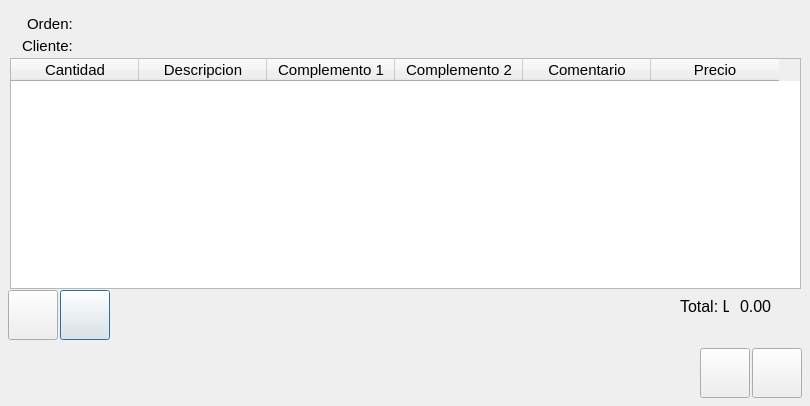
<?xml version="1.0" encoding="UTF-8"?>
<ui version="4.0">
 <class>OrdenProductos</class>
 <widget class="QDialog" name="OrdenProductos">
  <property name="geometry">
   <rect>
    <x>0</x>
    <y>0</y>
    <width>810</width>
    <height>406</height>
   </rect>
  </property>
  <property name="windowTitle">
   <string>Resumen de Orden</string>
  </property>
  <widget class="QLabel" name="label_orden">
   <property name="geometry">
    <rect>
     <x>82</x>
     <y>14</y>
     <width>110</width>
     <height>20</height>
    </rect>
   </property>
   <property name="font">
    <font>
     <pointsize>11</pointsize>
    </font>
   </property>
   <property name="text">
    <string/>
   </property>
  </widget>
  <widget class="QLabel" name="label_cliente">
   <property name="geometry">
    <rect>
     <x>82</x>
     <y>36</y>
     <width>110</width>
     <height>20</height>
    </rect>
   </property>
   <property name="font">
    <font>
     <pointsize>11</pointsize>
    </font>
   </property>
   <property name="text">
    <string/>
   </property>
  </widget>
  <widget class="QPushButton" name="butt_eliminar">
   <property name="geometry">
    <rect>
     <x>60</x>
     <y>290</y>
     <width>50</width>
     <height>50</height>
    </rect>
   </property>
   <property name="font">
    <font>
     <pointsize>9</pointsize>
    </font>
   </property>
   <property name="styleSheet">
    <string notr="true">color: rgb(0, 0, 0);</string>
   </property>
   <property name="text">
    <string/>
   </property>
   <property name="iconSize">
    <size>
     <width>40</width>
     <height>40</height>
    </size>
   </property>
  </widget>
  <widget class="QLabel" name="label_5">
   <property name="geometry">
    <rect>
     <x>680</x>
     <y>298</y>
     <width>49</width>
     <height>16</height>
    </rect>
   </property>
   <property name="font">
    <font>
     <pointsize>12</pointsize>
    </font>
   </property>
   <property name="text">
    <string>Total: L</string>
   </property>
  </widget>
  <widget class="QLabel" name="label_total">
   <property name="geometry">
    <rect>
     <x>740</x>
     <y>298</y>
     <width>61</width>
     <height>16</height>
    </rect>
   </property>
   <property name="font">
    <font>
     <pointsize>12</pointsize>
    </font>
   </property>
   <property name="text">
    <string>0.00</string>
   </property>
  </widget>
  <widget class="QLabel" name="label_11">
   <property name="geometry">
    <rect>
     <x>27</x>
     <y>14</y>
     <width>51</width>
     <height>20</height>
    </rect>
   </property>
   <property name="font">
    <font>
     <pointsize>11</pointsize>
    </font>
   </property>
   <property name="text">
    <string>Orden:</string>
   </property>
  </widget>
  <widget class="QLabel" name="label_12">
   <property name="geometry">
    <rect>
     <x>22</x>
     <y>36</y>
     <width>51</width>
     <height>20</height>
    </rect>
   </property>
   <property name="font">
    <font>
     <pointsize>11</pointsize>
    </font>
   </property>
   <property name="text">
    <string>Cliente:</string>
   </property>
  </widget>
  <widget class="QPushButton" name="butt_send">
   <property name="geometry">
    <rect>
     <x>752</x>
     <y>348</y>
     <width>50</width>
     <height>50</height>
    </rect>
   </property>
   <property name="text">
    <string/>
   </property>
   <property name="iconSize">
    <size>
     <width>40</width>
     <height>40</height>
    </size>
   </property>
  </widget>
  <widget class="QPushButton" name="butt_back">
   <property name="geometry">
    <rect>
     <x>700</x>
     <y>348</y>
     <width>50</width>
     <height>50</height>
    </rect>
   </property>
   <property name="text">
    <string/>
   </property>
   <property name="iconSize">
    <size>
     <width>40</width>
     <height>40</height>
    </size>
   </property>
  </widget>
  <widget class="QTableWidget" name="table_orden">
   <property name="geometry">
    <rect>
     <x>10</x>
     <y>58</y>
     <width>791</width>
     <height>231</height>
    </rect>
   </property>
   <property name="font">
    <font>
     <pointsize>11</pointsize>
    </font>
   </property>
   <property name="showGrid">
    <bool>false</bool>
   </property>
   <attribute name="horizontalHeaderDefaultSectionSize">
    <number>128</number>
   </attribute>
   <column>
    <property name="text">
     <string>Cantidad</string>
    </property>
   </column>
   <column>
    <property name="text">
     <string>Descripcion</string>
    </property>
   </column>
   <column>
    <property name="text">
     <string>Complemento 1</string>
    </property>
   </column>
   <column>
    <property name="text">
     <string>Complemento 2</string>
    </property>
   </column>
   <column>
    <property name="text">
     <string>Comentario</string>
    </property>
   </column>
   <column>
    <property name="text">
     <string>Precio</string>
    </property>
   </column>
  </widget>
  <widget class="QPushButton" name="butt_edit">
   <property name="geometry">
    <rect>
     <x>8</x>
     <y>290</y>
     <width>50</width>
     <height>50</height>
    </rect>
   </property>
   <property name="text">
    <string/>
   </property>
   <property name="iconSize">
    <size>
     <width>40</width>
     <height>40</height>
    </size>
   </property>
  </widget>
  <zorder>label_orden</zorder>
  <zorder>label_cliente</zorder>
  <zorder>label_5</zorder>
  <zorder>label_total</zorder>
  <zorder>label_11</zorder>
  <zorder>label_12</zorder>
  <zorder>butt_send</zorder>
  <zorder>butt_back</zorder>
  <zorder>butt_eliminar</zorder>
  <zorder>table_orden</zorder>
  <zorder>butt_edit</zorder>
 </widget>
 <resources/>
 <connections/>
</ui>
